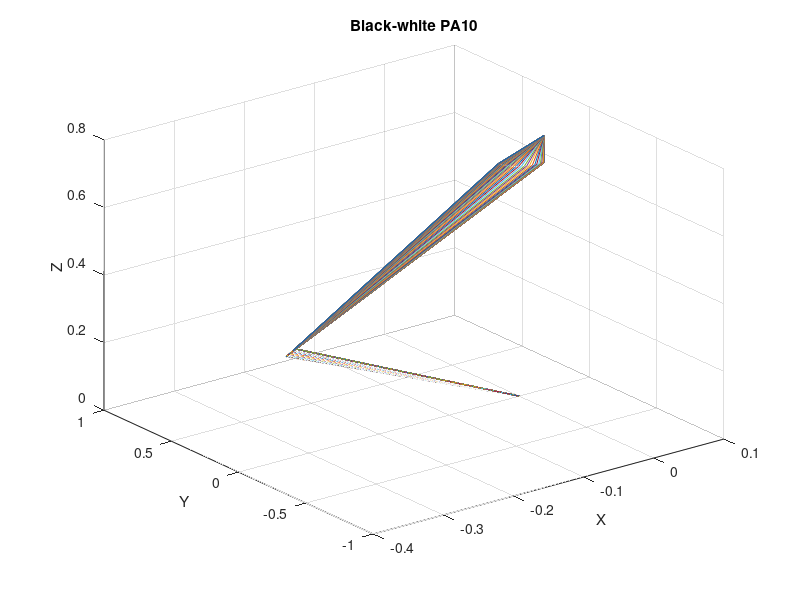
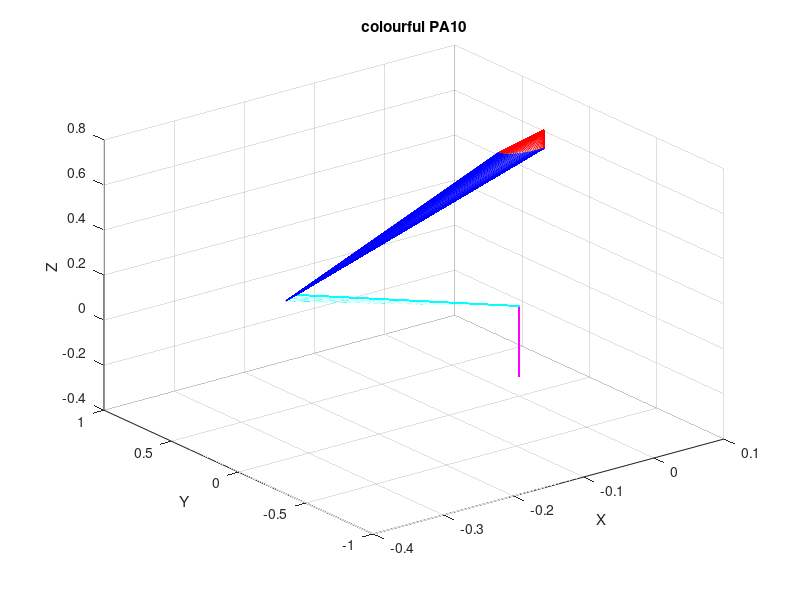
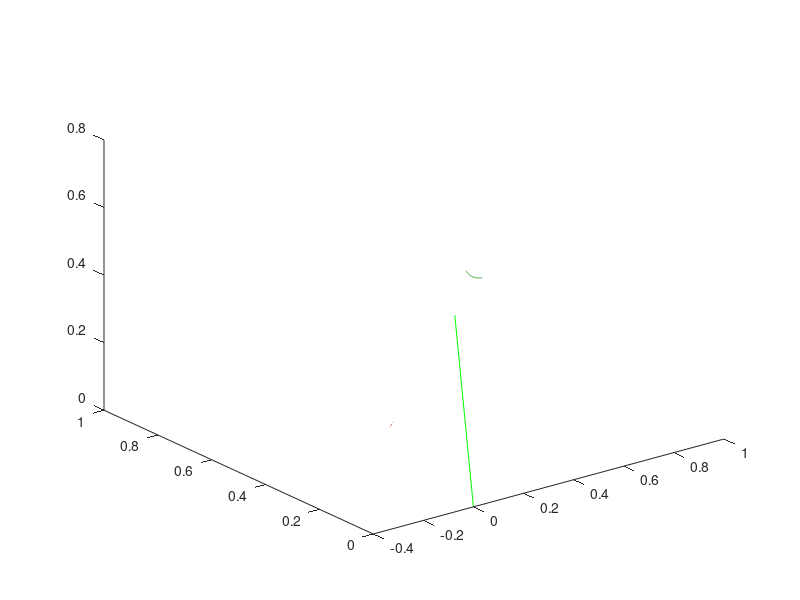

Source code (MATLAB) for these figures, in order: (Note: this script raises an error after producing the figures.)
clear all;
format long;
% global len d3 d5 d7 W H I7 T mu r alpha k qP qM qDp qDm beta aBar q0 qd;
load SYSdata;

load SRDdata1;
load SRDdata2;
load SRDdata3;

figure;
plot3(j7px,j7py,j7pz);hold on;
for j=1:length(t),
    linksX=[j1px(j);j2px(j);j3px(j);j4px(j);j5px(j);j6px(j);j7px(j)];
    linksY=[j1py(j);j2py(j);j3py(j);j4py(j);j5py(j);j6py(j);j7py(j)];
    linksZ=[j1pz(j);j2pz(j);j3pz(j);j4pz(j);j5pz(j);j6pz(j);j7pz(j)];
    plot3(linksX,linksY,linksZ);hold on;
end;
title('Black-white PA10');
xlabel('X');ylabel('Y');zlabel('Z');
grid on;

figure;
plot3(j7px,j7py,j7pz);hold on;
for j=1:length(t),
    reach=0.315;
 	joints01=line('XData', [0;0], 'YData', [0;0], 'ZData', [-reach;0], 'color', 'magenta');
    joints12=line('xdata',[j1px(j);j2px(j)],'ydata',[j1py(j);j2py(j)],'zdata',[j1pz(j);j2pz(j)],...
        'color', 'red');
    joints23=line('xdata',[j2px(j);j3px(j)],'ydata',[j2py(j);j3py(j)],'zdata',[j2pz(j);j3pz(j)],...
        'color', 'cyan');
    joints34=line('xdata',[j3px(j);j4px(j)],'ydata',[j3py(j);j4py(j)],'zdata',[j3pz(j);j4pz(j)],...
        'color', 'magenta');
    joints45=line('xdata',[j4px(j);j5px(j)],'ydata',[j4py(j);j5py(j)],'zdata',[j4pz(j);j5pz(j)],...
        'color', 'blue');
    joints56=line('xdata',[j5px(j);j6px(j)],'ydata',[j5py(j);j6py(j)],'zdata',[j5pz(j);j6pz(j)],...
        'color', 'green');
    joints67=line('xdata',[j6px(j);j7px(j)],'ydata',[j5py(j);j7py(j)],'zdata',[j5pz(j);j7pz(j)],...
        'color', 'red');
    drawnow
end;
title('colourful PA10');
xlabel('X');ylabel('Y');zlabel('Z');
grid on;

figure;
plot3(j1px,j1py,j1pz);hold on;
plot3(j2px,j2py,j2pz);hold on;
plot3(j3px,j3py,j3pz);hold on;
plot3(j4px,j4py,j4pz);hold on;
plot3(j5px,j5py,j5pz);hold on;
plot3(j6px,j6py,j6pz);hold on;
plot3(j7px,j7py,j7pz);hold on;

n=7;
reach=0.315;
p=1;
 line('XData', [0;0], 'YData', [0;0], 'ZData', [0;0], 'color', 'magenta');
 hr=line('color', 'green');
mag=0.2*reach;
[x,y,z,t]=position(qAll(p,:));
 %compute the wrist axes
 xv=t*[mag;0;0;1];
 yv=t*[0;mag;0;1];
 zv=t*[0;0;mag;1];
 %update the line segments, wrist axis and links
%   hx=line('XData',[t(1,4) xv(1)], 'YData', [t(2,4) xv(2)], ...
%          'ZData', [t(3,4) xv(3)]);
%   hy=line('XData',[t(1,4) yv(1)], 'YData', [t(2,4) yv(2)], ...
%          'ZData', [t(3,4) yv(3)]);
%   hz=line('XData',[t(1,4) zv(1)], 'YData', [t(2,4) zv(2)], ...
%          'ZData', [t(3,4) zv(3)]);
set(hr,'XData',x,'YData',y,'ZData', z);
 
animate(qAll);
hold on;